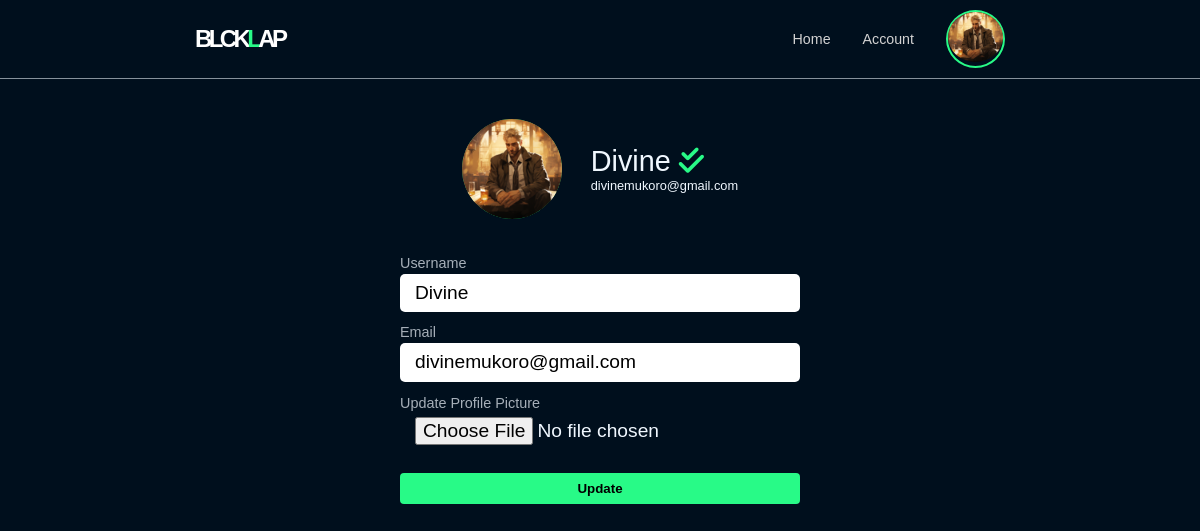
Page /account (signed in) on the committed database.
### flaskapp/models.py (models this page shows, shortened)
class User(db.Model, UserMixin):
    id = db.Column(db.Integer, primary_key=True)
    username = db.Column(db.String(20), unique=True, nullable=False)
    email = db.Column(db.String(120), unique=True, nullable=False)
    image_file = db.Column(db.String(20), nullable=False, default='default.jpg')
    password = db.Column(db.String(60), nullable=False)
    confirmed = db.Column(db.Boolean, default=False)

### flaskapp/users/routes.py (the view)
@users.route('/account', methods=["GET", "POST"])
@login_required
def account():
    form = UpdateAccountForm()
    if form.validate_on_submit():
        if form.picture.data:
            old_picture = current_user.image_file
            picture_file = save_picture(form.picture.data)
            current_user.image_file = picture_file
            delete_old_picture(old_picture)
        current_user.username = form.username.data
        db.session.commit()
        if form.email.data != current_user.email:
            token = current_user.get_email_token(email=form.email.data)
            send_email(form.email.data, 'Email Update',\
                        'email/update_email', user=current_user, token=token)
            flash('A confirmation email has been sent to you by email.', 'success')
            return redirect(url_for('users.account'))
        flash('Your account has been successfully updated!', 'success')
        return redirect(url_for('users.account'))
    elif request.method == 'GET':
        form.username.data = current_user.username
        form.email.data = current_user.email
    image_file = url_for('static', filename=f'profile_pics/{current_user.image_file}')
    return render_template('account.html', form=form, title='Account', image_file=image_file)

### flaskapp/users/forms.py (shortened to what this page needs)
class UpdateAccountForm(FlaskForm):
    username = StringField('Username',\
                            validators=[DataRequired(), Length(min=5, max=50)])
    email = EmailField('Email', validators=[DataRequired(), Email()])
    picture = FileField('Update Profile Picture', validators=[FileAllowed(['jpg', 'png'])])
    submit = SubmitField('Update')

### flaskapp/auth/routes.py (called while the page is built)
@auth.before_app_request
def before_request():
    if current_user.is_authenticated \
        and not current_user.confirmed \
        and request.blueprint != 'auth' \
        and request.endpoint != 'static':
        return redirect(url_for('auth.unconfirmed'))

### flaskapp/models.py (called while the page is built)
@login_manager.user_loader
def load_user(user_id):
    return User.query.get(int(user_id))

### flaskapp/templates/account.html (shortened to what this page needs)
{% extends 'base.html' %}
{% block content %}
    <div class="content-section">
        <div class="profile">
            <div class="pfp">
                <img src="{{ image_file }}" alt="{{ current_user.username }} - profile pic">
            </div>
            <div class="profile-info">
                {% if current_user.confirmed %}
                    <h2 class="profile-username">{{ current_user.username|title }} <i class="fa-solid fa-check-double green-it"></i></h2>
                {% else %}
                    <h2 class="profile-username">{{ current_user.username|title }}</h2>
                {% endif %}
                <p class="profile-email">{{ current_user.email|lower }}</p>
            </div>
        </div>
        <form action="" method="POST" enctype="multipart/form-data">
            <fieldset class="form-group">
                <div class="form-group">
                    {{ form.username.label(class="form-label") }}
                    {% if form.username.errors %}
                        {{ form.username(class="form-lg") }}
                        <div class="invalid-feedback">
                            {% for error in form.username.errors %}
                                <span>{{ error }}</span>
                            {% endfor %}
                        </div>
                    {% else %}
                        {{ form.username(class="form-lg") }}
                    {% endif %}
                </div>
                <div class="form-group">
                    {{ form.email.label(class="form-label") }}
                    {% if form.email.errors %}
                        {{ form.email(class="form-lg") }}
                        <div class="invalid-feedback">
                            {% for error in form.email.errors %}
                                <span>{{ error }}</span>
                            {% endfor %}
                        </div>
                    {% else %}
                        {{ form.email(class="form-lg") }}
                    {% endif %}
                </div>
                <div class="form-pic">
                    {{ form.picture.label(class="form-label") }}
                    {% if form.picture.errors %}
                        {{ form.picture(class="form-lg") }}
                        <div class="invalid-feedback">
                            {% for error in form.picture.errors %}
                                <span>{{ error }}</span>
                            {% endfor %}
                        </div>
                    {% else %}
                        {{ form.picture(class="form-lg") }}
                    {% endif %}
                </div>
            </fieldset>
            <div class="form-group submit-cls">
                {{ form.submit(class="btn btn-submit") }}
            </div>
        </form>
    </div>
{% endblock %}

### flaskapp/templates/base.html (shortened to what this page needs)
<!DOCTYPE html>
<html lang="en">
<head>
    <link rel="stylesheet" href="{{ url_for('static', filename='styles.css') }}">
</head>
<body>
    <header>
        <div class="container">
            <div class="nav-bar">
                <span class="Logo"><a href="{{ url_for('main.home') }}">BLCK<span class="green-it">L</span>AP</a></span>
                <div class="nav-links">
                    <ul>
                        {% if current_user.is_authenticated %}
                        <li class="nav-link"><a href="{{ url_for('main.home') }}">Home</a></li>
                        <li class="nav-link"><a href="{{ url_for('users.account') }}">Account</a></li>
                        {% endif %}
                    </ul>
                    <div class="nav-btnx">
                        {% if current_user.is_authenticated %}
                            <div class="dropdown">
                                <div class="dropbtn"><a href="{{ url_for('users.account') }}"><img class="dropbtn-icon" src="{{ url_for('static', filename='profile_pics/'+ current_user.image_file)}}"></a></div>
                            </div>
                        {% else %}
                            <button class="btn cta"><a class="text-black" href="{{ url_for('auth.register') }}">Join today</a></button>
                        {% endif %}
                    </div>
                </div>
            </div>
        </div>
    </header>
    <main>
        <div class="container">
            {% block content %} {% endblock %}
        </div>
    </main>
</body>
</html>

### flaskapp/static/styles.css (style rules this page uses)
* { margin: 0; box-sizing: border-box; }
body { margin: 0; font-family: Arial, Helvetica, sans-serif; font-size: 16px; background-color: rgb(0, 15, 29); color: aliceblue; }
a { text-decoration: none; color: #28fa87; transition: all 0.3s ease 0s; }
header { width: 100%; margin-bottom: 40px; border-bottom: 1px solid rgba(240, 248, 255, 0.557); }
main { margin-bottom: 40px; }
.dropbtn { border: 2px solid #28fa87; border-radius: 100%; cursor: default; }
.dropbtn-icon { cursor: default; width: 55px; height: 50px; object-fit: cover; border-radius: 100%; }
.dropdown { position: relative; display: inline-block; transition: all 0.3s ease 0s; }
.container { width: 70%; margin: 0 auto; }
.nav-bar { display: flex; justify-content: space-between; align-items: center; padding: 10px 15px; }
.Logo { cursor: pointer; font-family: 'Arial Narrow Bold', sans-serif; font-weight: 800; font-size: 1.5rem; color: #ffffff; text-transform: uppercase; letter-spacing: -0.15em; }
.Logo a { color: #ffffff; }
.nav-links { display: flex; gap: 2em; justify-content: center; align-items: center; }
.nav-links ul { list-style: none; display: flex; justify-content: center; align-items: center; justify-content: space-between; gap: 2em; }
.nav-btnx { margin-left: auto; }
.nav-link a { color: #d2d2d2; font-size: 0.89em; transition: all 0.3s ease 0s; }
.green-it { color: #28fa87; }
.btn { background-color: #28fa87; border: none; font-weight: 800; font-family: Arial, Helvetica, sans-serif; padding: 8px 16px; border-radius: 4px; transition: all 0.3s ease 0s; }
.content-section { margin: 0 auto; width: 600px; display: flex; flex-direction: column; justify-content: center; align-items: center; border: none; }
fieldset { margin: 0; border: none; }
.form-group { width: 400px; display: flex; flex-direction: column; align-self: center; margin: 0 auto; margin-bottom: 12px; }
.form-lg { padding: 5px 15px; line-height: 1.5em; border: none; border-radius: 5px; font-size: 1.2em; }
.form-label { font-size: 0.9em; color: rgba(240, 248, 255, 0.689); margin-bottom: 3px; }
.btn-submit { transition: all 0.3s ease-in-out 0s; }
.pfp { width: 100px; height: 100px; display: flex; justify-content: center; align-items: center; border: 1px solid #28fa87; border-radius: 100%; }
.pfp img { width: 100px; height: 100px; object-fit: cover; border-radius: 100%; }
.profile { display: flex; gap: 1.8em; justify-content: center; align-items: center; margin-bottom: 30px; }
.profile-info { display: flex; flex-direction: column; gap: 0; }
.profile-username { font-weight: normal; font-size: 1.8em; }
.profile-email { margin: 0; font-size: 0.8em; }

### rows in the picture
User: image_file (picture), username "Divine", email "divinemukoro@gmail.com"
